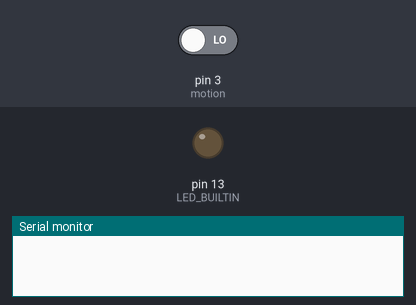
The sketch below on a simulated Arduino Uno, built with avr-gcc and run on an emulated ATmega328P. Shown: output pins drawn as LEDs (lit = HIGH), the last lines printed to the serial monitor. Inputs (shaded band) come from the test bench; at power-on: pin 3 (motion) LOW.

Above: at 1.2 s.
1.3 s: pin 3 (motion) driven HIGH
At 1.8 s:
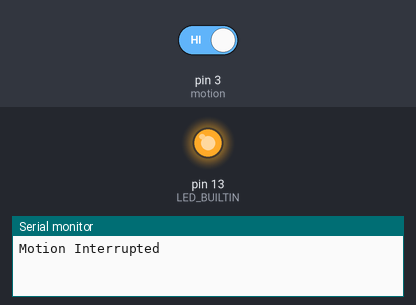
2.8 s: pin 3 (motion) driven LOW
At 4.1 s:
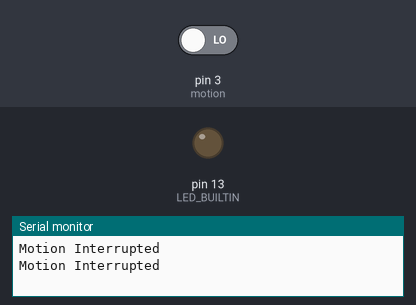
Timing chart, 0 to 5.8 s (numbered marks = the images above; inputs shaded):
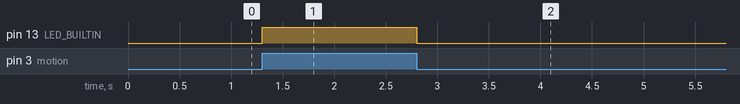

The sketch:

M1_T2P.ino
```cpp
// declares an integer variable called motion and initializes it to a value of 3.
int motion = 3;

// declares a boolean variable called currState and initializes it to false.
bool currState = false;

// This function runs once when the microcontroller starts up.
void setup()
{
// Starts serial communication at a baud rate of 9600 bits per second.
Serial.begin(9600);

// Configures the built-in LED pin as an output.
pinMode(LED_BUILTIN, OUTPUT);

// Configures the motion sensor pin as an input.
pinMode(motion, INPUT);

// Attaches an interrupt to the motion sensor pin, calling the intr function whenever the input state changes.
attachInterrupt(digitalPinToInterrupt(motion), intr, CHANGE);
}

// This function runs repeatedly after setup() has completed.
void loop()
{
// Causes the program to pause for 1000 milliseconds.
delay(1000);
}

// This function is called whenever the interrupt is triggered by a change in the input state of the motion sensor.
void intr()
{
// Inverts the value of currState.
currState = !currState;

// Sets the built-in LED to the value of currState.
digitalWrite(LED_BUILTIN, currState);

// Sends the message "Motion Interrupted" to the serial monitor.
Serial.println("Motion Interrupted");
}
```

Measured:
- after the input at 1.3 s, pin 13 (LED_BUILTIN): LOW → HIGH at once
- after the input at 2.8 s, pin 13 (LED_BUILTIN): HIGH → LOW at once
